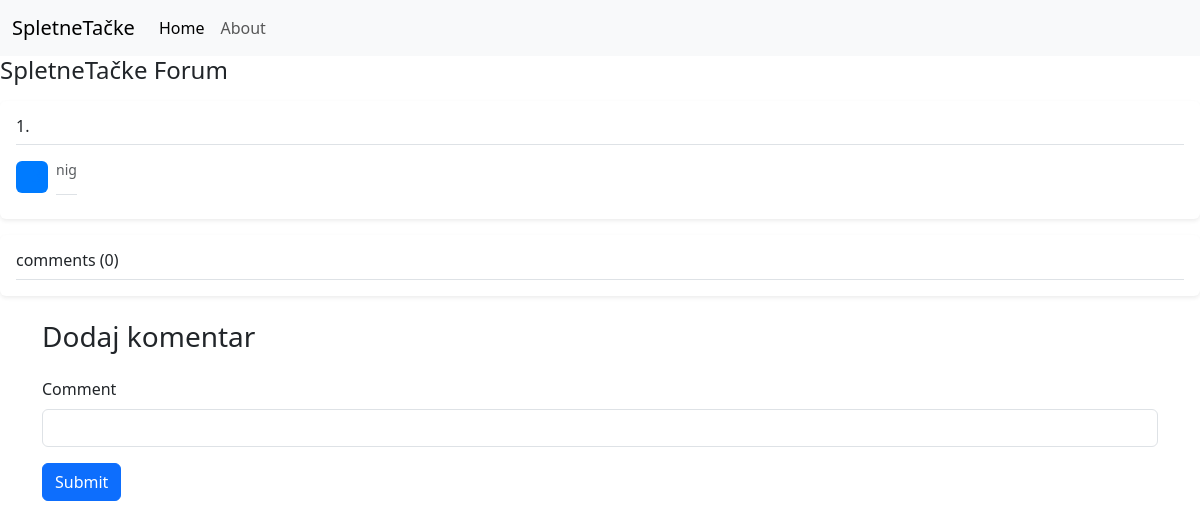
/topic/1, run on an earlier commit of the app's database.
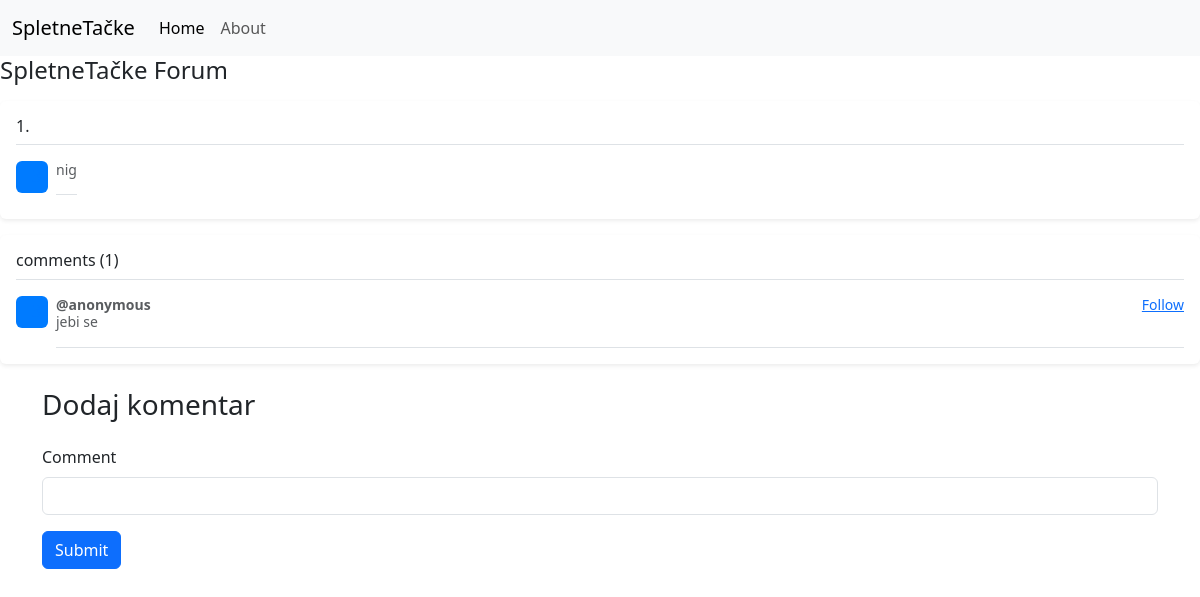
And on a later commit of the database.
### Forums/main.py (models this page shows)
class Topic(db.Model):
    id: Mapped[int] = mapped_column(primary_key=True)
    title: Mapped[str] = mapped_column(unique=True)
    description: Mapped[str]

class Comment(db.Model):
    id: Mapped[int] = mapped_column(primary_key=True)
    text: Mapped[str]
    topicId: Mapped[str]

### Forums/main.py (the view, shortened to what this page needs)
@app.route("/topic/<int:id>",methods=["GET", "POST"])
def topic(id):
    topic = db.get_or_404(Topic, id)
    comments = Comment.query.filter_by(topicId=id).all()
    return render_template("topic.html", topic=topic, comments=comments)

### Forums/templates/topic.html (shortened to what this page needs)
<!doctype html>
<html lang="en">
  <head>
    <link href="https://cdn.jsdelivr.net/npm/bootstrap@5.3.3/dist/css/bootstrap.min.css" rel="stylesheet">
  </head>
  <body>
    <nav class="navbar navbar-expand-lg bg-body-tertiary">
        <div class="container-fluid">
          <a class="navbar-brand" href="/">SpletneTačke</a>
          <div class="collapse navbar-collapse" id="navbarNavDropdown">
            <ul class="navbar-nav">
              <li class="nav-item">
                <a class="nav-link active" aria-current="page" href="/">Home</a>
              </li>
              <li class="nav-item">
                <a class="nav-link" href="#">About</a>
              </li>
            </ul>
          </div>
        </div>
      </nav>
        <h1 class="fs-4 text">SpletneTačke Forum</h1>
        <div class="my-3 p-3 bg-body rounded shadow-sm">
          <h6 class="border-bottom pb-2 mb-0">{{topic.id}}. {{topic.title}}<h6>
          <div class="d-flex text-muted pt-3">
            <svg class="bd-placeholder-img flex-shrink-0 me-2 rounded" width="32" height="32" xmlns="http://www.w3.org/2000/svg" role="img" aria-label="Placeholder: 32x32" preserveAspectRatio="xMidYMid slice" focusable="false"><title>Placeholder</title><rect width="100%" height="100%" fill="#007bff"></rect><text x="50%" y="50%" fill="#007bff" dy=".3em">32x32</text></svg>
            <p class="pb-3 mb-0 small lh-sm border-bottom">
              {{topic.description}}
            </p>
          </div>
      </div>
      <div class="my-3 p-3 bg-body rounded shadow-sm">
        <h6 class="border-bottom pb-2 mb-0">comments ({{comments | length}})</h6>
        {% for comment in comments %}
        <div class="d-flex text-muted pt-3">
          <svg class="bd-placeholder-img flex-shrink-0 me-2 rounded" width="32" height="32" xmlns="http://www.w3.org/2000/svg" role="img" aria-label="Placeholder: 32x32" preserveAspectRatio="xMidYMid slice" focusable="false"><title>Placeholder</title><rect width="100%" height="100%" fill="#007bff"></rect><text x="50%" y="50%" fill="#007bff" dy=".3em">32x32</text></svg>
          <div class="pb-3 mb-0 small lh-sm border-bottom w-100">
            <div class="d-flex justify-content-between">
              <strong class="text-gray-dark">@anonymous</strong>
              <a href="#">Follow</a>
            </div>
            <span class="">{{comment.text}}</span>
          </div>
        </div>
        {% endfor %}
      </div>
      <div class="container">
        <h1 class="fs-3 text my-4">Dodaj komentar</h1>
        <form accept="/topic/{{topic.id}}" method="post">
            <div class="mb-3">
                <label for="title" class="form-label">Comment</label>
                <input type="text" name="comment" class="form-control" id="comment" aria-describedby="emailHelp" >
              </div>
              <button type="submit" class="btn btn-primary">Submit</button>
        </form>
      </div>
  </body>
</html>

What changed in the data, as far as the page shows it:
added Comment: text "jebi se"
Also different on the page:
{{ comments | length }}: "0" → "1"
